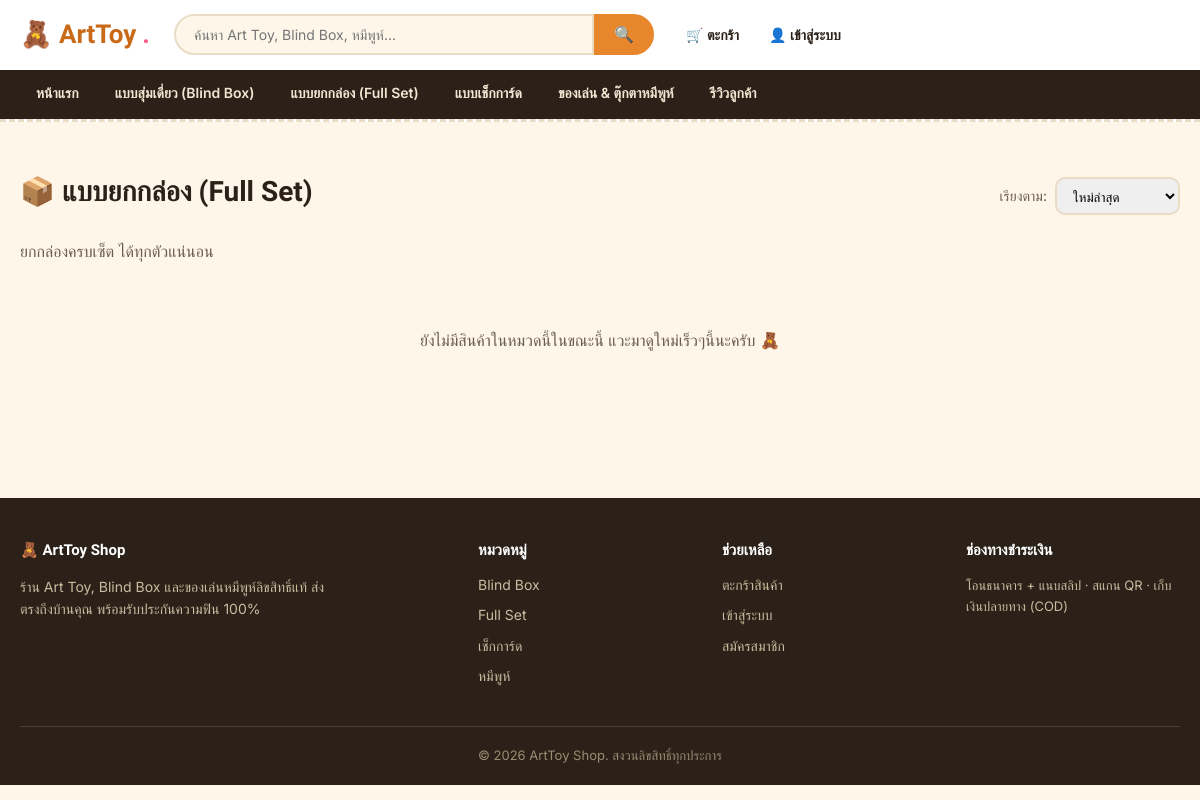
The app's page /category.php?slug=full-set with its own data.
### tables this page shows
CREATE TABLE IF NOT EXISTS categories (
    category_id INT AUTO_INCREMENT PRIMARY KEY,
    name VARCHAR(100) NOT NULL,
    slug VARCHAR(100) NOT NULL UNIQUE,
    description TEXT,
    icon VARCHAR(50) DEFAULT NULL,
    sort_order INT DEFAULT 0,
    created_at TIMESTAMP DEFAULT CURRENT_TIMESTAMP
);

### includes/functions.php (called while the page is built, shortened)
<?php
function isLoggedIn() {
    return isset($_SESSION['member_id']);
}
function sanitize($str) {
    return htmlspecialchars(trim($str ?? ''), ENT_QUOTES, 'UTF-8');
}

### category.php (the view, shortened to what this page needs)
<?php
require_once __DIR__ . '/includes/init.php';
$slug = $_GET['slug'] ?? '';
$category = null;
if ($slug) {
    $stmt = $pdo->prepare("SELECT * FROM categories WHERE slug = ?");
    $stmt->execute([$slug]);
    $category = $stmt->fetch();
}
$sort = $_GET['sort'] ?? 'newest';
$orderBy = match ($sort) {
    'price_asc'  => 'p.price ASC',
    'price_desc' => 'p.price DESC',
    default      => 'p.created_at DESC',
};
if ($category) {
    $stmt = $pdo->prepare("SELECT p.*, c.name AS category_name FROM products p
        JOIN categories c ON c.category_id = p.category_id
        WHERE p.is_active = 1 AND p.category_id = ?
        ORDER BY $orderBy");
    $stmt->execute([$category['category_id']]);
} else {
    $stmt = $pdo->query("SELECT p.*, c.name AS category_name FROM products p
        JOIN categories c ON c.category_id = p.category_id
        WHERE p.is_active = 1
        ORDER BY $orderBy");
}
$products = $stmt->fetchAll();
$allCategories = $pdo->query("SELECT * FROM categories ORDER BY sort_order ASC")->fetchAll();
require __DIR__ . '/includes/header.php';
?>
<section class="section">
    <div class="container">
        <div class="section-head">
            <h2><?= $category ? sanitize($category['icon'] . ' ' . $category['name']) : 'สินค้าทั้งหมด' ?></h2>
            <form method="get" style="display:flex; gap:8px; align-items:center;">
                <label for="sort" style="font-size:14px; color:var(--color-ink-soft);">เรียงตาม:</label>
                <select id="sort" name="sort" onchange="this.form.submit()" style="padding:8px 12px; border-radius:10px; border:2px solid var(--color-border); font-family:var(--font-body);">
                    <option value="newest" <?= $sort === 'newest' ? 'selected' : '' ?>>ใหม่ล่าสุด</option>
                </select>
            </form>
        </div>
        <?php if ($category): ?>
        <p style="color:var(--color-ink-soft); margin-top:-14px; margin-bottom:24px;"><?= sanitize($category['description']) ?></p>
        <?php endif; ?>
        <?php if (empty($products)): ?>
            <p style="color:var(--color-ink-soft); padding:40px 0; text-align:center;">ยังไม่มีสินค้าในหมวดนี้ในขณะนี้ แวะมาดูใหม่เร็วๆนี้นะครับ 🧸</p>
        <?php else: ?>
        <div class="product-grid">
            <?php foreach ($products as $p): include __DIR__ . '/includes/product_card.php'; endforeach; ?>
        </div>
        <?php endif; ?>
    </div>
</section>
<?php require __DIR__ . '/includes/footer.php'; ?>

### includes/header.php (shortened to what this page needs)
<?php
$navCategories = $pdo->query("SELECT name, slug FROM categories ORDER BY sort_order ASC")->fetchAll();
$currentSlug = $_GET['category'] ?? '';
?>
<!DOCTYPE html>
<html lang="th">
<head>
<link rel="stylesheet" href="/assets/css/style.css">
</head>
<body>
<header class="site-header">
    <div class="header-inner">
        <a href="/index.php" class="logo">🧸 ArtToy<span class="dot">.</span></a>
        <form class="search-bar" action="/search.php" method="get">
            <input type="text" name="q" placeholder="ค้นหา Art Toy, Blind Box, หมีพูห์..." value="<?= sanitize($_GET['q'] ?? '') ?>">
            <button type="submit" aria-label="ค้นหา">🔍</button>
        </form>
        <div class="header-actions">
            <a href="/cart.php" class="icon-btn" aria-label="ตะกร้าสินค้า">
                🛒 ตะกร้า
            </a>
            <?php if (isLoggedIn()): ?>
                <a href="/member/dashboard.php" class="icon-btn">👤 สมาชิก</a>
                <a href="/logout.php" class="icon-btn">ออกจากระบบ</a>
            <?php else: ?>
                <a href="/login.php" class="icon-btn">👤 เข้าสู่ระบบ</a>
            <?php endif; ?>
        </div>
    </div>
    <nav class="main-nav">
        <div class="container">
            <a href="/index.php" class="<?= $currentSlug === '' && basename($_SERVER['PHP_SELF']) === 'index.php' ? 'active' : '' ?>">หน้าแรก</a>
            <?php foreach ($navCategories as $cat): ?>
                <a href="/category.php?slug=<?= urlencode($cat['slug']) ?>" class="<?= $currentSlug === $cat['slug'] ? 'active' : '' ?>"><?= sanitize($cat['name']) ?></a>
            <?php endforeach; ?>
            <a href="/reviews.php">รีวิวลูกค้า</a>
        </div>
    </nav>
</header>

### assets/css/style.css (style rules this page uses)
:root { --color-bg: #FDF6E9; --color-ink: #2B2118; --color-ink-soft: #6B5C4D; --color-honey: #E8862C; --color-honey-dark: #C96A18; --color-bubblegum: #FF5C8A; --color-mint: #3FA796; --color-card: #FFFFFF; --color-border: #E8DCC4; --color-danger: #D9483B; --font-display: 'Baloo 2', system-ui, sans-serif; --font-body: 'Inter', system-ui, sans-serif; --radius-card: 18px; --radius-pill: 999px; --shadow-card: 0 4px 14px rgba(43,33,24,0.08); --shadow-pop: 0 10px 30px rgba(43,33,24,0.16); --max-width: 1200px; }
* { box-sizing: border-box; }
html { scroll-behavior: smooth; }
body { margin: 0; font-family: var(--font-body); background: var(--color-bg); color: var(--color-ink); line-height: 1.6; }
a { color: inherit; text-decoration: none; }
.container { max-width: var(--max-width); margin: 0 auto; padding: 0 20px; }
h1, h2, h3, h4 { font-family: var(--font-display); font-weight: 700; margin: 0 0 0.5em; color: var(--color-ink); }
.site-header { background: var(--color-card); border-bottom: 3px dashed var(--color-border); position: sticky; top: 0; z-index: 100; }
.header-inner { display: flex; align-items: center; gap: 24px; padding: 14px 20px; max-width: var(--max-width); margin: 0 auto; }
.logo { font-family: var(--font-display); font-size: 26px; font-weight: 800; color: var(--color-honey-dark); display: flex; align-items: center; gap: 6px; white-space: nowrap; }
.logo span.dot { color: var(--color-bubblegum); }
.search-bar { flex: 1; display: flex; max-width: 480px; }
.search-bar input { flex: 1; border: 2px solid var(--color-border); border-radius: var(--radius-pill) 0 0 var(--radius-pill); padding: 10px 18px; font-size: 14px; font-family: var(--font-body); background: var(--color-bg); color: var(--color-ink); }
.search-bar button { border: 2px solid var(--color-honey); background: var(--color-honey); color: #fff; border-radius: 0 var(--radius-pill) var(--radius-pill) 0; padding: 0 18px; cursor: pointer; font-size: 16px; }
.header-actions { display: flex; align-items: center; gap: 14px; white-space: nowrap; }
.icon-btn { position: relative; display: inline-flex; align-items: center; gap: 6px; background: none; border: none; cursor: pointer; font-size: 14px; font-weight: 600; color: var(--color-ink); padding: 8px; font-family: var(--font-body); }
.main-nav { background: var(--color-ink); }
.main-nav .container { display: flex; gap: 4px; overflow-x: auto; }
.main-nav a { color: #F0E6D2; font-size: 14px; font-weight: 600; padding: 12px 16px; white-space: nowrap; border-bottom: 3px solid transparent; }
.section { padding: 48px 0; }
.section-head { display: flex; justify-content: space-between; align-items: baseline; margin-bottom: 24px; flex-wrap: wrap; gap: 10px; }
.section-head h2 { font-size: 28px; }

### records on screen
categories: name "แบบสุ่มเดี่ยว (Blind Box)"
categories: name "แบบยกกล่อง (Full Set)", icon+name "📦 แบบยกกล่อง (Full Set)", description "ยกกล่องครบเซ็ต ได้ทุกตัวแน่นอน"
categories: name "แบบเช็กการ์ด"
categories: name "ของเล่น & ตุ๊กตาหมีพูห์"
